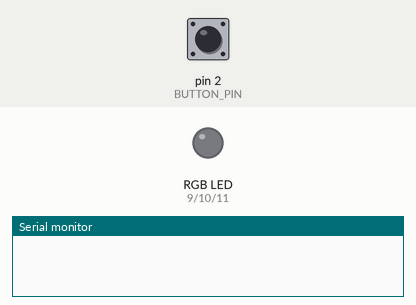
A sketch run on a simulated Arduino Uno, built with avr-gcc and run on an emulated ATmega328P. On the bench: an RGB LED mixed from three pins (HIGH = lit), the last lines printed to the serial monitor. Inputs (shaded band) come from the test bench; at power-on: pin 2 (BUTTON_PIN) HIGH. Dim RGB values are drawn brighter than linear; random numbers use the default seed unless the sketch sets one; not simulated (calls return 0 or success): arduino_secrets.h.

Above: at 1.2 s.
1.3 s: pin 2 (BUTTON_PIN) pulled LOW for 0.15 s
At 1.8 s:
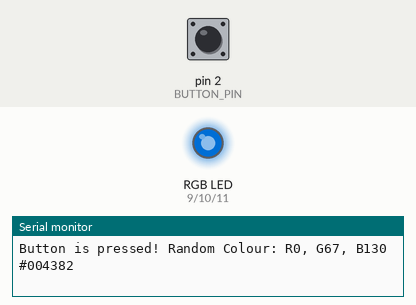
2.9 s: pin 2 (BUTTON_PIN) pulled LOW for 1 s
At 3.2 s:
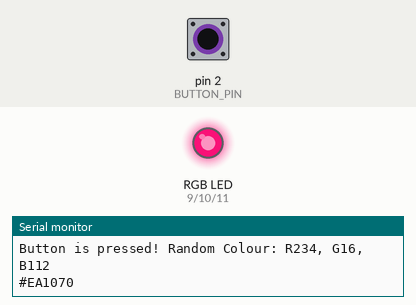
5.4 s: pin 2 (BUTTON_PIN) pulled LOW for 0.15 s
At 6.1 s:
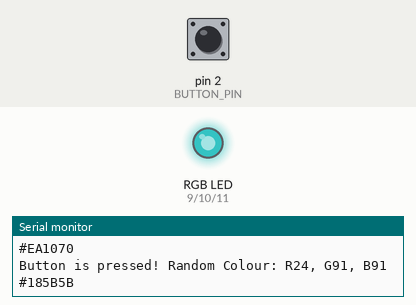
7.0 s: pin 2 (BUTTON_PIN) pulled LOW for 3.2 s
At 7.4 s:
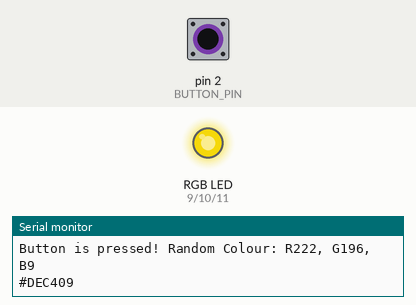
11.7 s: pin 2 (BUTTON_PIN) pulled LOW for 0.15 s
At 12.1 s:
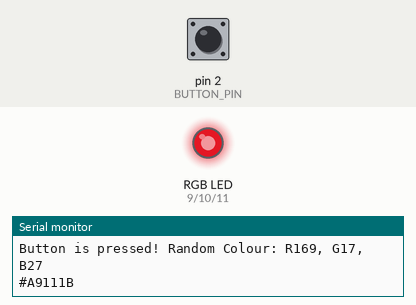
13.3 s: pin 2 (BUTTON_PIN) pulled LOW for 1 s
At 14.7 s:
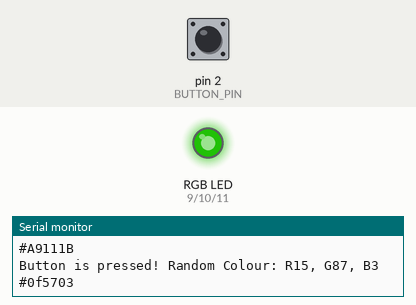
Timing chart, 0 to 16.3 s (numbered marks = the images above; inputs shaded):
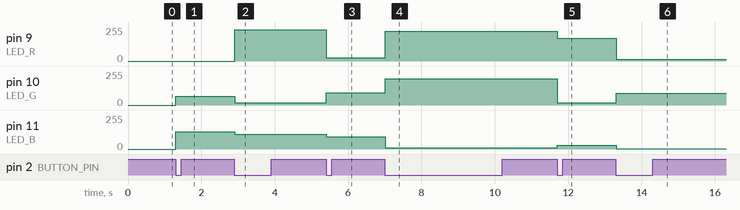

The sketch:

08-Random.ino
```cpp
#include "arduino_secrets.h"

/*
Generates a random number when a momentary button is pressed.
Random number is displayed in the Serial Monitor.
Button is external, and is connected to pin D2.
*/

// define macros for pin numbers so the code is easier to understand
#define BUTTON_PIN 2
// define a macros so the code is easier to understand
#define LED_R 9
#define LED_G 10
#define LED_B 11


// global variable to store the button state
int buttonState;  //must be int because digitalRead() function returns an int!

// global variable to store the button state
int newButtonState = 0;  //must be int because digitalRead() function returns an int!
int oldButtonState = 0;

// global variable to store the randomly generated number
int randNumber;
int randNumberR;
int randNumberG;
int randNumberB;


// the setup function runs once when you press reset or power the board
void setup() {


  // initialise the button pin
  pinMode(BUTTON_PIN, INPUT_PULLUP);         // enable the internal pullup resistor for this pin --> press the button to pull the pin to 0V (active low)
  newButtonState = digitalRead(BUTTON_PIN);  // read and store the current state of the button
  Serial.print("newButtonState = ");
  Serial.println(newButtonState);

  if (newButtonState != oldButtonState)  // button has changed state
  {
    oldButtonState = newButtonState;  // update the button state so the change can be detected next time
    // seed the random number generator
    randomSeed(analogRead(0));

    // initialise the serial port
    Serial.begin(9600);
  }
}

// the loop function runs over and over again forever
void loop() {

  newButtonState = digitalRead(BUTTON_PIN);  // read and store the current state of the button
  //Serial.print("newButtonState = ");
  //Serial.println(newButtonState);

  if (newButtonState != oldButtonState)  // button has changed state
  {
    oldButtonState = newButtonState;        // update the button state so the change can be detected next time
    buttonState = digitalRead(BUTTON_PIN);  // read and store the current state of the button
    //Serial.print("buttonState=");
    //Serial.println(buttonState);

    if (buttonState == LOW)  // low state means button has been pressed
    {
      randNumberR = random(256);  // generate a random number from 0 - 255
      randNumberG = random(256);
      randNumberB = random(256);

      Serial.print("Button is pressed! Random Colour: R");  // print the random number
      // If the Button is pressed comment is printed out, the code can plot the random numbers using Serial Plotte

      Serial.print(randNumberR);
      Serial.print(", G");
      Serial.print(randNumberG);
      Serial.print(", B");
      Serial.println(randNumberB);

      // Attempted to manually convert RGB to HEX using maths
      //int divide = floor(244/16);
      //int remainder = 244%16;

      //Serial.print(divide);
      //Serial.print(",");
      //Serial.println(remainder);

      // Discovered Arduino has a built in HEX representation.
      // Print out random Colour in Hex representation.

      /* LEADING ZEROS ERROR:
      If one of the RGB values is less than 16 the HEX representation only displays a single digit
      This leads to the full HEX value being 1 character less then expected */

      /*Serial.println(String("Hello") + " " + "World");  // Can concatenate strings like this
      Serial.println("R"+ String(randNumberR) + ", G" + String(randNumberG) + ", B"+ String(randNumberB));
      Serial.println(""+ String(randNumberR, HEX) + ", " + String(randNumberG, HEX) + ", "+ String(randNumberB, HEX));*/
      Serial.print('#');
      if (randNumberR < 16){
        Serial.print("0" + String(randNumberR, HEX));
      }
      else {
        Serial.print(randNumberR, HEX);
      }
      if (randNumberG < 16){
        Serial.print("0" + String(randNumberG, HEX));
      }
      else {
        Serial.print(randNumberG, HEX);
      }
      if (randNumberB < 16){
        Serial.print("0" + String(randNumberB, HEX));
      }
      else {
        Serial.print(randNumberB, HEX);
      }


      analogWrite(LED_R, randNumberR);
      analogWrite(LED_G, randNumberG);
      analogWrite(LED_B, randNumberB);

      Serial.println("");

    } else  // button has not been pressed --> default state
    {
      //Serial.println("Button is not pressed.");
    }
  }
  delay(10);  // wait for 500ms
}
```

Measured:
- after the input at 1.3 s, pin 10 (LED_G): 0/255 → 67/255 at once; pin 11 (LED_B): 0/255 → 130/255 at once
- after the input at 2.9 s, pin 9 (LED_R): 0/255 → 234/255 at once; pin 10 (LED_G): 67/255 → 16/255 at once; pin 11 (LED_B): 130/255 → 112/255 at once
- after the input at 5.4 s, pin 9 (LED_R): 234/255 → 24/255 at once; pin 10 (LED_G): 16/255 → 91/255 at once; pin 11 (LED_B): 112/255 → 91/255 at once
- after the input at 7.0 s, pin 9 (LED_R): 24/255 → 222/255 at once; pin 10 (LED_G): 91/255 → 196/255 at once; pin 11 (LED_B): 91/255 → 9/255 at once
- after the input at 11.7 s, pin 9 (LED_R): 222/255 → 169/255 at once; pin 10 (LED_G): 196/255 → 17/255 at once; pin 11 (LED_B): 9/255 → 27/255 at once
- after the input at 13.3 s, pin 9 (LED_R): 169/255 → 15/255 at once; pin 10 (LED_G): 17/255 → 87/255 at once; pin 11 (LED_B): 27/255 → 3/255 at once
